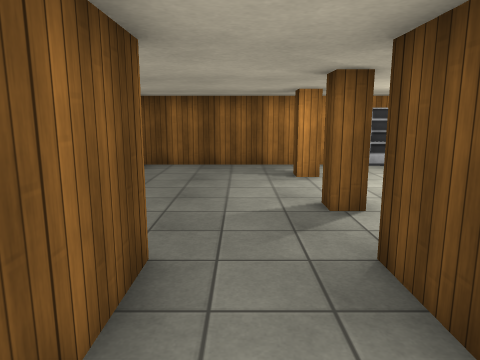
View 1 (above)

16 first-person views from a walk through a scene from a Unity 3-D project. The camera is 1.5 m above the floor, tilts 10° down and sees 70° across. Doors are open. The floor is counted in squares, 1 m on a side. Each view is taken from the middle of a square. On the plan, view 1 faces up. The plan holds only what a view shows up to about 16 squares ahead; the rest is blank. The player character is not drawn. Some surface patterns are stand-ins.

View 2
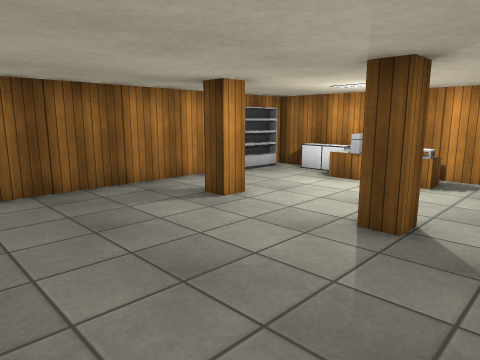

View 3
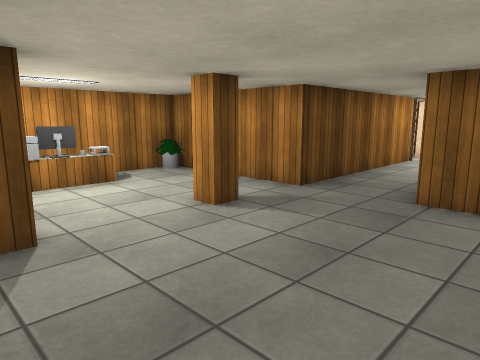

View 4
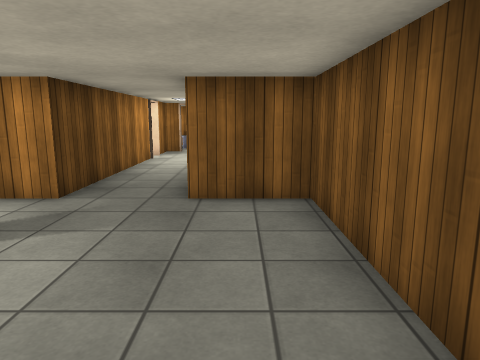

View 5
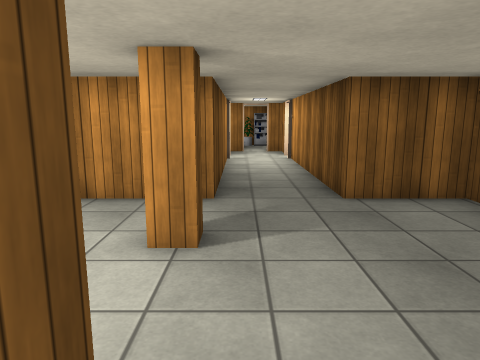

View 6
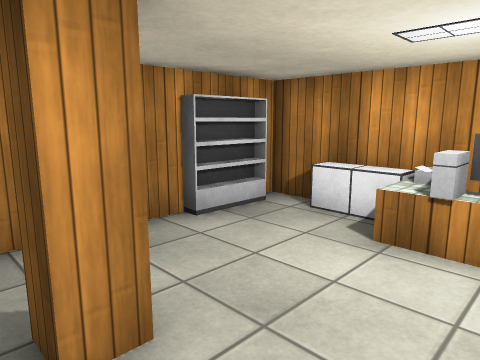

View 7
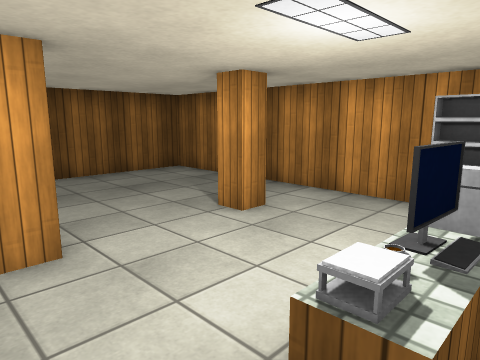

View 8
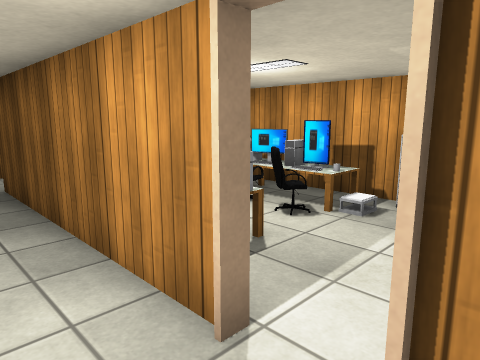

View 9
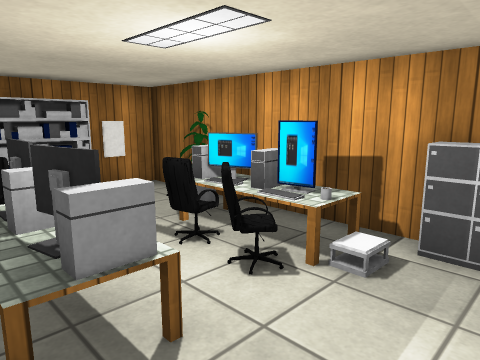

View 10
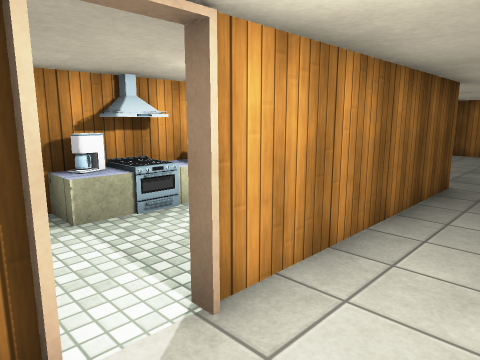

View 11
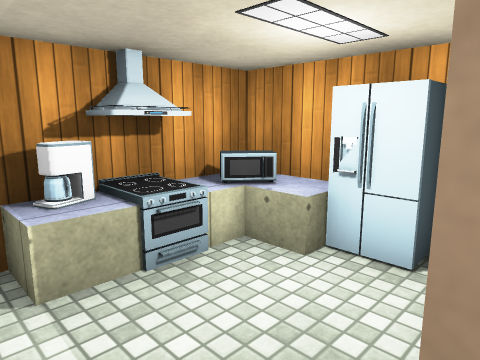

View 12
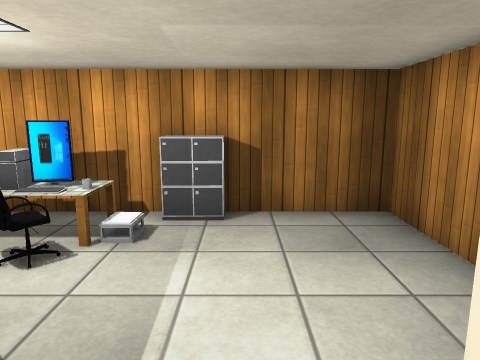

View 13
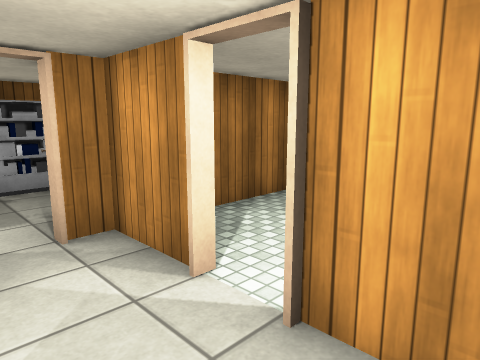

View 14
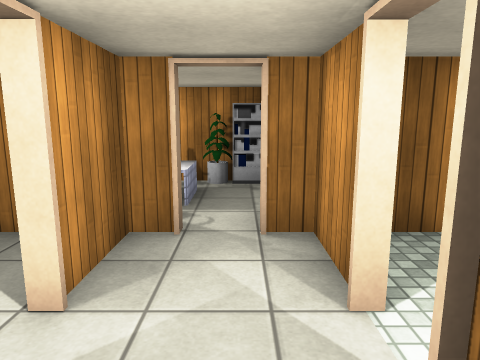

View 15
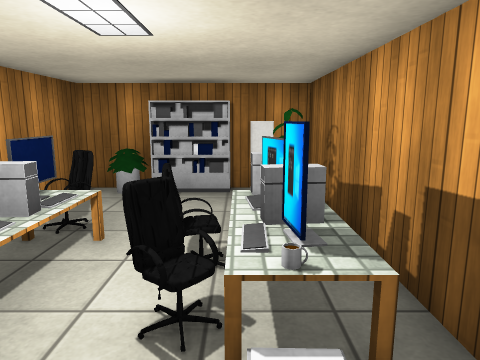

View 16
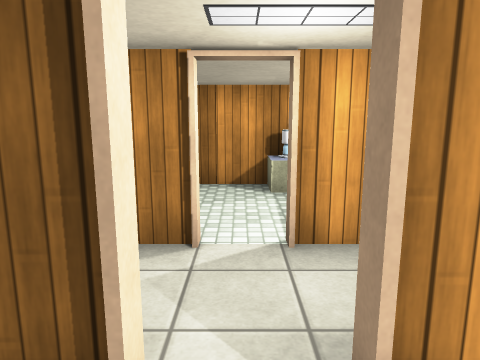

### Floor plan
Points are (right, up) in squares from view 1. A wall is a line through its corners. A room is listed if a view was taken in it or the views show most of it. See-through windows are left out.
Room 1 (views 1, 2, 3, 4, 5, 6, 7, 8, 9, 10, 12, 13, 14)
walls: (2.1, 5.5) (1.5, 5.5) (1.5, 6.1) (2.1, 6.1) (2.1, 5.5); (1.5, 2.5) (1.5, 1.4); (5.5, 3.5) (6.5, 3.5); (2.1, 9.6) (2.1, 8.9) (1.5, 8.9) (1.5, 9.6); (6.6, 3.5) (4.8, 3.5); (3.6, 11.5) (-3.4, 11.5) (-3.4, 3.5) (-1, 3.5) (-1, -3.4); (6.5, -0.5) (6.5, 11.6); (1.5, -3.5) (1.5, 2.6); (-1, -4.5) (-1, -6.5); (0.8, -6.5) (1.5, -6.5) (1.5, -4.4)
ways out: opening at (0, -4) to room 2; opening at (2, -4) to room 3; open door at (2, -5) to room 3
objects: chair (2, 1) to (3, 1); other object (2, 3); shelf (3, 3) to (5, 3); other object (4, 7); shelf (4, 11) to (6, 12); other object (5, 1) to (6, 1); other object (5, 6); monitor (5, 7); computer (5, 8); other object (6, 4); keyboard (6, 7); printer (6, 8); cabinet (6, 9) to (6, 10)
Room 2 (view 11)
walls: (-1.2, -4.5) (-1, -4.5); (-5, -3.5) (-5, -5); (-1, -3.4) (-1.2, -3.4); (-5, -6.5) (-0.2, -6.5)
low walls: (-4, -3.4) (-4.5, -3.4)
ways out: opening at (0, -4) to room 1; opening at (-3, -3) to room 4; open door at (-1.5, -3) to room 4
Room 3 (views 15, 16)
walls: (5.4, -6.5) (6.5, -6.5) (6.5, -0.5); (1.5, -4.6) (1.5, -5.2); (1.5, -2.7) (1.5, -3.4)
low walls: (6, -2.2) (5.5, -2.2)
ways out: opening at (2, -4) to room 1; open door at (2, -5) to room 1
objects: computer (3, -3); monitor (3, -2); computer (3, -1); chair (4, -2); chair (4, -1); monitor (5, -2); computer (5, -1); cabinet (6, -4) to (6, -3)
Room 4 (no view inside)
walls: (-3.4, 0.1) (-5, 0.1) (-5, -1.6)
low walls: (-4, -2.5) (-4, -3.4)
ways out: opening at (-3, -3) to room 2; open door at (-1.5, -3) to room 2
objects: other object (-5, -3); fan (-5, -2); stove (-4, -2); other object (-4, -1); fridge (-3, -1) to (-3, 0)

Positions as (right, up) in squares from view 1, and headings:
1: (0, 0), facing up
2: (-3, 4), facing up-right
3: (-3, 10), facing down-right
4: (-2, 10), facing down
5: (1, 10), facing down
6: (1, 7), facing up-right
7: (6, 5), facing up-left
8: (0, -5), facing up-right
9: (2, -4), facing up-right
10: (1, -5), facing up-left
11: (-1, -4), facing up-left
12: (1, -4), facing right
13: (1, -2), facing down-left
14: (0, -2), facing down
15: (5, -4), facing up
16: (3, -4), facing left
